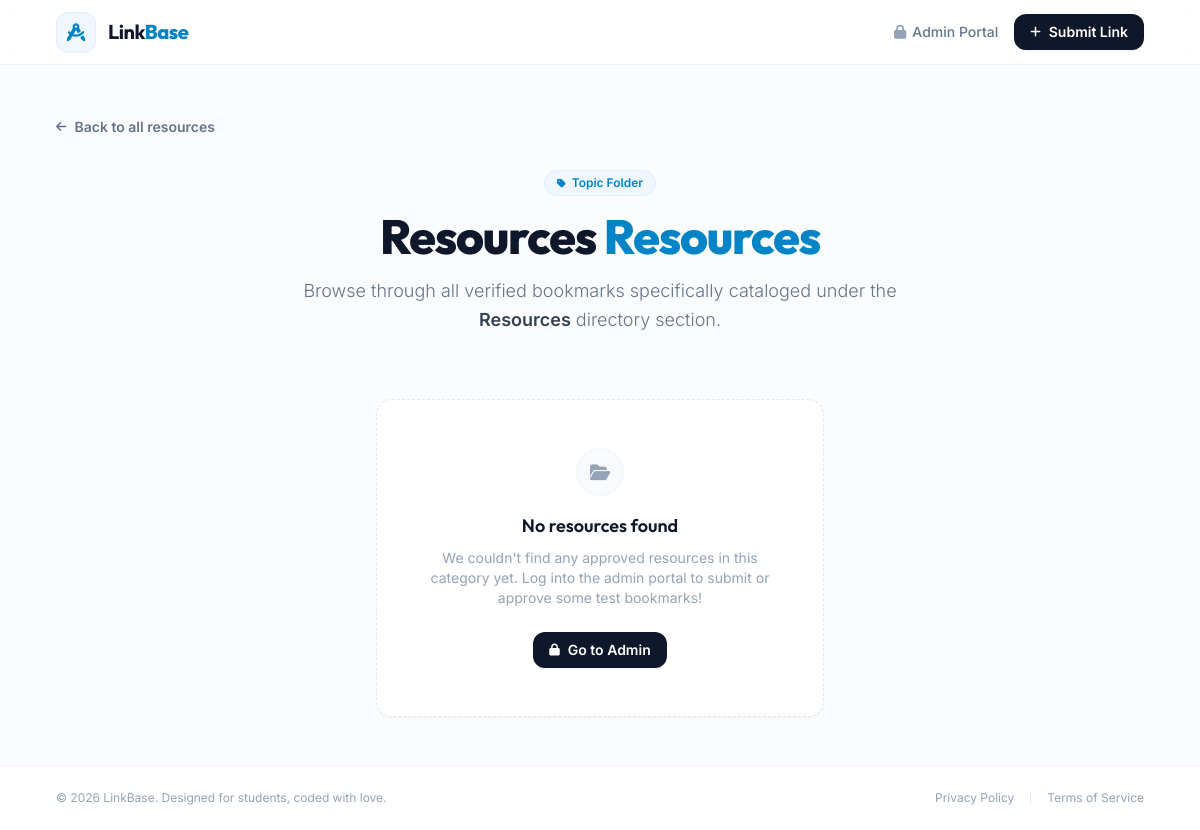
Page /category/3/ on the earlier database version.
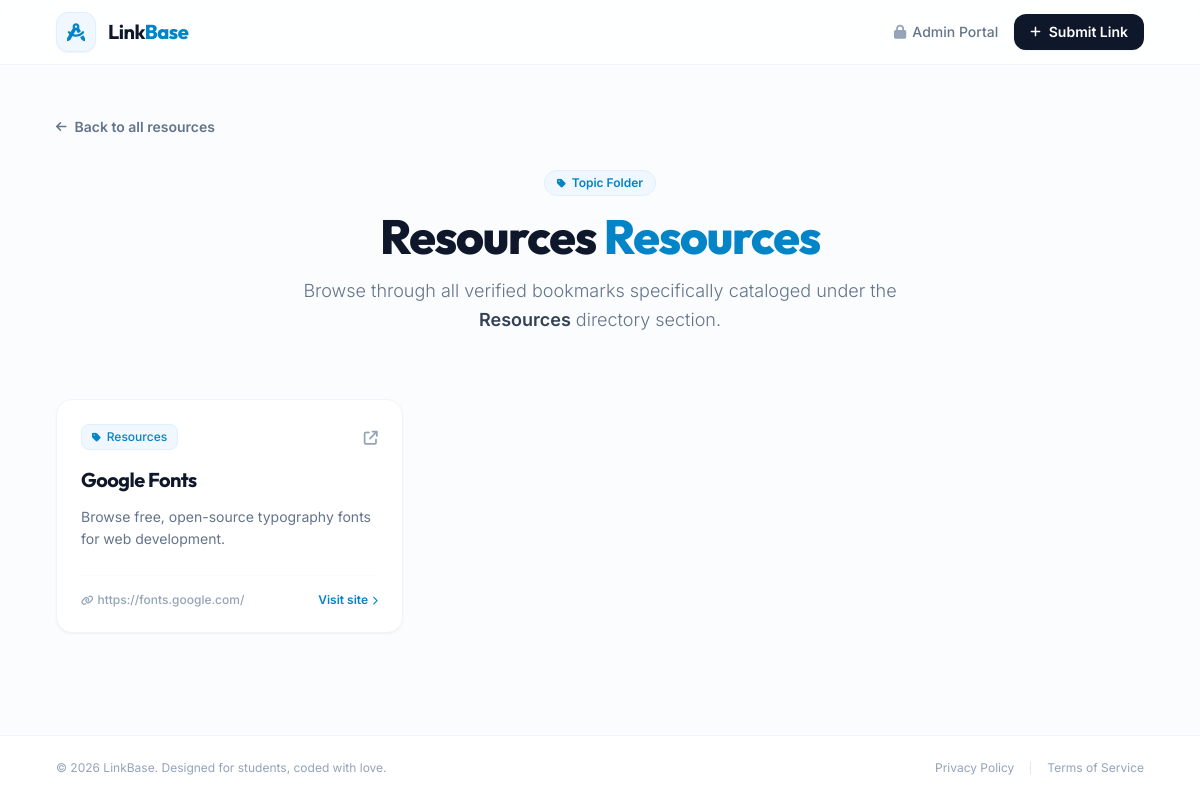
Same page on the later database version.
### directory/models.py (models this page shows, shortened)
class Link(models.Model):
    category = models.ForeignKey(Category, on_delete=models.CASCADE, related_name='links')
    title = models.CharField(max_length=200)
    url = models.URLField()
    description = models.TextField()
    is_approved = models.BooleanField(default=False)

class Category(models.Model):
    name = models.CharField(max_length=100)

### directory/views.py (the view)
# urls.py: path('category/<int:category_id>/', views.category_filter, name='category_filter'),
def category_filter(request, category_id):
    category = get_object_or_404(Category, id=category_id)
    filtered_links = Link.objects.filter(category=category, is_approved=True)
    context = {
        'category': category,
        'links': filtered_links
    }
    return render(request, 'directory/category_detail.html', context)

### directory/templates/directory/category_detail.html (shortened to what the changed rows need)
<!DOCTYPE html>
<html lang="en" class="h-full bg-slate-50/50">
<head>
    <script src="https://cdn.tailwindcss.com"></script>
    <link rel="stylesheet" href="https://cdnjs.cloudflare.com/ajax/libs/font-awesome/6.4.0/css/all.min.css">
</head>
<body class="h-full font-sans text-slate-800 antialiased flex flex-col">
    <main class="flex-1 mx-auto max-w-6xl w-full px-4 py-12 sm:px-6 lg:px-8">
        <div class="text-center max-w-2xl mx-auto mb-16">
            <h1 class="font-outfit text-4xl font-extrabold tracking-tight text-slate-900 sm:text-5xl">
                {{ category.name }} <span class="text-brand-600">Resources</span>
            </h1>
        </div>
        {% if links %}
            <div class="grid gap-6 sm:grid-cols-2 lg:grid-cols-3">
                {% for link in links %}
                    <article class="group relative flex flex-col justify-between overflow-hidden rounded-2xl border border-slate-100 bg-white p-6 shadow-sm hover:shadow-md hover:border-slate-200 transition-all duration-300">
                        <div>
                            <div class="flex items-center justify-between mb-4">
                                <span class="inline-flex items-center gap-1.5 rounded-lg bg-brand-50 px-2.5 py-1 text-xs font-medium text-brand-600 border border-brand-100 transition-colors duration-300">
                                    <i class="fa-solid fa-tag text-[10px] text-brand-600"></i>
                                    {{ link.category.name }}
                                </span>
                                <a href="{{ link.url }}" target="_blank" rel="noopener noreferrer" class="text-slate-400 group-hover:text-brand-600 transition-colors duration-300">
                                    <i class="fa-solid fa-arrow-up-right-from-square text-sm"></i>
                                </a>
                            </div>
                            <h3 class="font-outfit text-xl font-bold tracking-tight text-slate-900 group-hover:text-brand-600 transition-colors duration-300">
                                <a href="{{ link.url }}" target="_blank" rel="noopener noreferrer" class="focus:outline-none">
                                    {{ link.title }}
                                </a>
                            </h3>
                            <p class="mt-3 text-sm text-slate-500 leading-relaxed font-normal">
                                {{ link.description }}
                            </p>
                        </div>
                        <div class="mt-6 pt-4 border-t border-slate-50 flex items-center justify-between">
                            <span class="text-xs font-medium text-slate-400 truncate max-w-[180px]">
                                <i class="fa-solid fa-link mr-1 text-[10px]"></i>{{ link.url|truncatechars:28 }}
                            </span>
                            <a href="{{ link.url }}" target="_blank" rel="noopener noreferrer" class="inline-flex items-center gap-1 text-xs font-semibold text-brand-600 group-hover:text-brand-700">
                                Visit site
                                <i class="fa-solid fa-chevron-right text-[9px] group-hover:translate-x-0.5 transition-transform"></i>
                            </a>
                        </div>
                    </article>
                {% endfor %}
            </div>
        {% else %}
            <div class="flex flex-col items-center justify-center rounded-2xl border border-dashed border-slate-200 bg-white p-12 text-center max-w-md mx-auto shadow-sm">
                <div class="flex h-12 w-12 items-center justify-center rounded-full bg-slate-50 text-slate-400 border border-slate-100 mb-4 animate-bounce">
                    <i class="fa-solid fa-folder-open text-lg"></i>
                </div>
                <h3 class="font-outfit text-lg font-semibold text-slate-900">No resources found</h3>
                <p class="mt-2 text-sm text-slate-400">
                    We couldn't find any approved resources in this category yet. Log into the admin portal to submit or approve some test bookmarks!
                </p>
                <div class="mt-6">
                    <a href="/admin/" class="inline-flex items-center gap-2 rounded-xl bg-slate-900 px-4 py-2 text-sm font-semibold text-white shadow-sm hover:bg-slate-800 transition-all">
                        <i class="fa-solid fa-lock text-xs"></i>Go to Admin
                    </a>
                </div>
            </div>
        {% endif %}
    </main>
</body>
</html>

Differences in the rows shown:
now on this page (row edited): Link: category.name "Resources", title "Google Fonts", description "Browse free, open-source typography fonts for web development.", url "https://fonts.google.com/"
Other differences:
text no longer shown: "No resources found We couldn't find any approved resources in this category yet. Log into the admin portal to submit or approve some test bookmarks! Go to Admin"
